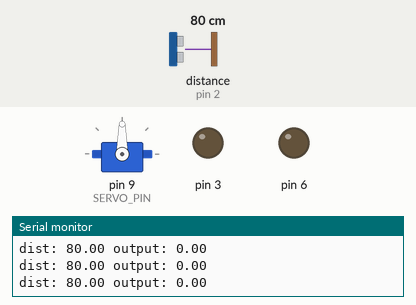
A sketch run on a simulated Arduino Uno, built with avr-gcc and run on an emulated ATmega328P. Shown: servo, output pins drawn as LEDs (lit = HIGH), the last lines printed to the serial monitor. The test bench sets the inputs (shaded band); at power-on: distance to the obstacle (sensor on pin 2) 80 cm. The echo pulse lasts 58.3 µs per cm.

Above: at 1.2 s.
1.3 s: distance to the obstacle (sensor on pin 2) set to 2 cm
At 2.5 s:
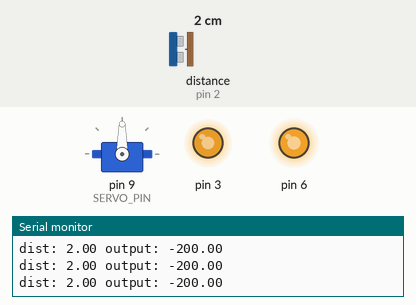
2.8 s: distance to the obstacle (sensor on pin 2) set to 83 cm
At 3.2 s:
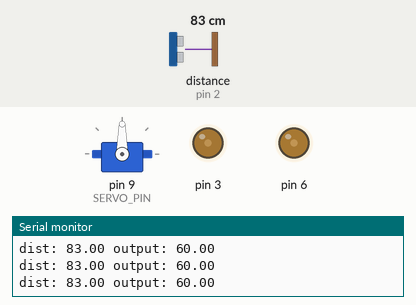
Timing chart, 0 to 5.8 s (numbered marks = the images above; inputs shaded):
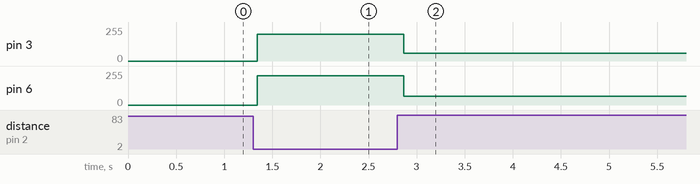

The sketch:

distance_from_test_pid.ino
```cpp
#include <PID_v1.h>
#include <Servo.h>
#include <HC_SR04.h>
#include <motor_control.h>

#define SERVO_PIN 9
#define TRIG_PIN 10
#define ECHO_PIN 2
#define ECHO_INT 0
#define CENTER 90

Servo actuator;
HC_SR04 dist_sensor(TRIG_PIN, ECHO_PIN, ECHO_INT);

//PID parameters
double kp = 20;
double ki = 0;
double kd = 0;
double input;
double output;
double setpoint = 80;
PID keep_distance(&input, &output, &setpoint, kp, ki, kd, REVERSE);

void setup()
{
  //Begin serail comms for debug
  Serial.begin(9600);

  //Attach servo to servo pin, and rotate to point sensor forward
  actuator.attach(SERVO_PIN);
  actuator.write(CENTER);

  //Set PID hyperparams
  keep_distance.SetMode(1);
  keep_distance.SetSampleTime(50);
  keep_distance.SetOutputLimits(-200, 200);

  //Initialize distance sensor and start pinging for distances
  dist_sensor.begin();
  dist_sensor.start();
}

void loop()
{
  if(dist_sensor.isFinished())
  {
    input = dist_sensor.getRange();
    dist_sensor.start();
  }

  keep_distance.Compute();

  raw_motor_control(output*1.1, output);

  Serial.print("dist: "); Serial.print(input); Serial.print(" output: "); Serial.println(output);
}
```

Measured:
- after the input at 1.3 s, pin 3: 0/255 → 200/255 at once; pin 6: 0/255 → 220/255 at once
- after the input at 2.8 s, pin 3: 200/255 → 60/255 after 0.06 s; pin 6: 220/255 → 66/255 after 0.06 s
